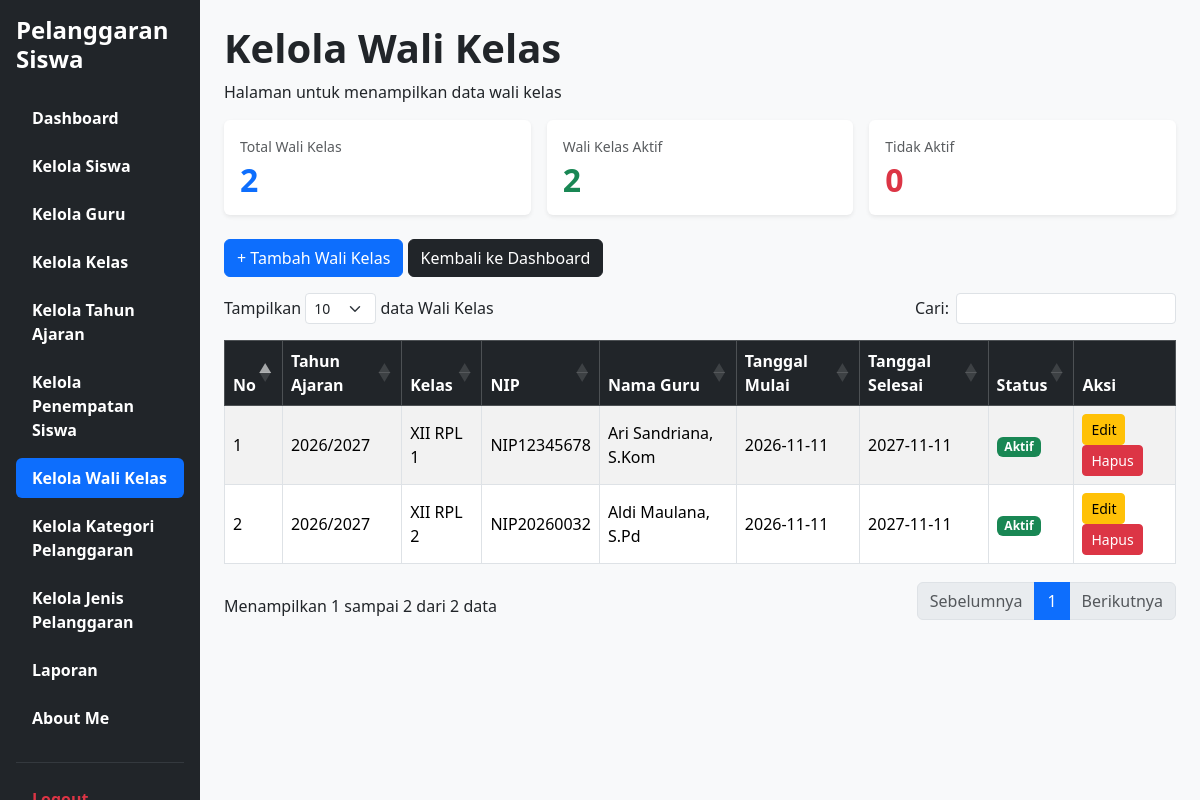
The app's page /Kelola_Wali_Kelas.php (signed in) with its own data.
### tables this page shows
CREATE TABLE `t_wali_kelas` (
  `id` int(11) NOT NULL,
  `tahun_ajaran_id` int(11) DEFAULT NULL,
  `kelas_id` int(11) DEFAULT NULL,
  `guru_id` int(11) DEFAULT NULL,
  `tanggal_mulai` date NOT NULL,
  `tanggal_selesai` date NOT NULL,
  `status_aktif` tinyint(1) NOT NULL,
  `created_at` timestamp NOT NULL DEFAULT current_timestamp() ON UPDATE current_timestamp(),
  `updated_at` timestamp NOT NULL DEFAULT current_timestamp()
);

CREATE TABLE `t_tahun_ajaran` (
  `id` int(11) NOT NULL,
  `nama` varchar(20) DEFAULT NULL,
  `tanggal_mulai` date NOT NULL,
  `tanggal_selesai` date NOT NULL,
  `status_aktif` tinyint(1) NOT NULL,
  `created_at` timestamp NOT NULL DEFAULT current_timestamp(),
  `updated_at` timestamp NOT NULL DEFAULT current_timestamp()
);

CREATE TABLE `t_kelas` (
  `id` int(11) NOT NULL,
  `nama` varchar(100) DEFAULT NULL,
  `tingkat` varchar(20) NOT NULL,
  `jurusan` varchar(100) NOT NULL,
  `tahun_ajaran_id` int(11) DEFAULT NULL,
  `status_aktif` tinyint(1) NOT NULL,
  `created_at` timestamp NOT NULL DEFAULT current_timestamp(),
  `updated_at` timestamp NOT NULL DEFAULT current_timestamp()
);

CREATE TABLE `t_guru` (
  `id` int(11) NOT NULL,
  `nip` varchar(30) NOT NULL,
  `nama` varchar(150) DEFAULT NULL,
  `email` varchar(150) NOT NULL,
  `status_aktif` tinyint(1) NOT NULL,
  `user_id` int(11) NOT NULL,
  `created_at` timestamp NOT NULL DEFAULT current_timestamp(),
  `updated_at` timestamp NOT NULL DEFAULT current_timestamp()
);

### Kelola_Wali_Kelas.php (the view, shortened to what this page needs)
<?php
require_once 'config/koneksi.php';
$countTotal = 0;
$countAktif = 0;
$countTidakAktif = 0;
$resTotal = $koneksi->query("SELECT COUNT(*) as total FROM t_wali_kelas");
if ($resTotal) {
    $countTotal = $resTotal->fetch_assoc()['total'];
}
$resAktif = $koneksi->query("SELECT COUNT(*) as total FROM t_wali_kelas WHERE status_aktif = 1");
if ($resAktif) {
    $countAktif = $resAktif->fetch_assoc()['total'];
}
$resTidakAktif = $koneksi->query("SELECT COUNT(*) as total FROM t_wali_kelas WHERE status_aktif = 0");
if ($resTidakAktif) {
    $countTidakAktif = $resTidakAktif->fetch_assoc()['total'];
}
$data = mysqli_query(
    $koneksi,
    "SELECT
        wk.id,
        ta.nama AS tahun_ajaran,
        k.nama AS nama_kelas,
        g.nip,
        g.nama AS nama_guru,
        wk.tanggal_mulai,
        wk.tanggal_selesai,
        wk.status_aktif
    FROM t_wali_kelas wk
    LEFT JOIN t_tahun_ajaran ta ON wk.tahun_ajaran_id = ta.id
    LEFT JOIN t_kelas k ON wk.kelas_id = k.id
    LEFT JOIN t_guru g ON wk.guru_id = g.id
    ORDER BY wk.id ASC"
);
?>
<!DOCTYPE html>
<html lang="id">
<head>
    <link href="https://cdn.jsdelivr.net/npm/bootstrap@5.3.8/dist/css/bootstrap.min.css" rel="stylesheet">
    <link rel="stylesheet" href="https://cdn.datatables.net/1.13.8/css/dataTables.bootstrap5.min.css">
</head>
<body class="bg-light">
<div class="container-fluid">
    <div class="row">
        <div class="col-md-3 col-lg-2 bg-dark min-vh-100 p-3 sticky-top" style="top: 0; height: 100vh; overflow-y: auto;">
            <h4 class="text-white fw-bold mb-4">
            Pelanggaran Siswa
            </h4>
            <ul class="nav nav-pills flex-column">
                <li class="nav-item mb-2">
                    <a href="dashboard.php" class="nav-link text-white">
                    <span class="fw-bold">Dashboard</span>
                    </a>
                </li>
                <li class="nav-item mb-2">
                    <a href="Kelola_Siswa.php" class="nav-link text-white">
                    <span class="fw-bold">Kelola Siswa</span>
                    </a>
                </li>
                <li class="nav-item mb-2">
                    <a href="Kelola_Guru.php" class="nav-link text-white">
                    <span class="fw-bold">Kelola Guru</span>
                    </a>
                </li>
                <li class="nav-item mb-2">
                    <a href="Kelola_Kelas.php" class="nav-link text-white">
                    <span class="fw-bold">Kelola Kelas</span>
                    </a>
                </li>
                <li class="nav-item mb-2">
                    <a href="Kelola_Tahun_Ajaran.php" class="nav-link text-white">
                    <span class="fw-bold">Kelola Tahun Ajaran</span>
                    </a>
                </li>
                <li class="nav-item mb-2">
                    <a href="Kelola_Penempatan_Siswa.php" class="nav-link text-white">
                    <span class="fw-bold">Kelola Penempatan Siswa</span>
                    </a>
                </li>
                <li class="nav-item mb-2">
                    <a href="Kelola_Wali_Kelas.php" class="nav-link active">
                    <span class="fw-bold">Kelola Wali Kelas</span>
                    </a>
                </li>
                <li class="nav-item mb-2">
                    <a href="Kelola_Kategori_Pelanggaran.php" class="nav-link text-white">
                    <span class="fw-bold">Kelola Kategori Pelanggaran</span>
                    </a>
                </li>
                <li class="nav-item mb-2">
                    <a href="Kelola_Jenis_Pelanggaran.php" class="nav-link text-white">
                    <span class="fw-bold">Kelola Jenis Pelanggaran</span>
                    </a>
                </li>
                <li class="nav-item mb-2">
                    <a href="Laporan.php" class="nav-link text-white">
                    <span class="fw-bold">Laporan</span>
                    </a>
                </li>
                <li class="nav-item mb-2">
                    <a href="about_me.php" class="nav-link text-white">
                    <span class="fw-bold">About Me</span>
                    </a>
                </li>
                <hr class="text-secondary">
                <li class="nav-item">
                    <a href="logout.php" class="nav-link text-danger">
                    <span class="fw-bold">Logout</span>
                    </a>
                </li>
            </ul>
        </div>
        <main class="col-md-9 col-lg-10 p-4">
            <h1><strong>Kelola Wali Kelas</strong></h1>
            <p>Halaman untuk menampilkan data wali kelas</p>
            <div class="row g-3 mb-4">
                <div class="col-md-4">
                    <div class="card shadow-sm border-0 p-3 h-100">
                        <span class="text-muted small mb-1">Total Wali Kelas</span>
                        <h2 class="fw-bold mb-0 text-primary"><?= $countTotal ?></h2>
                    </div>
                </div>
                <div class="col-md-4">
                    <div class="card shadow-sm border-0 p-3 h-100">
                        <span class="text-muted small mb-1">Wali Kelas Aktif</span>
                        <h2 class="fw-bold mb-0 text-success"><?= $countAktif ?></h2>
                    </div>
                </div>
                <div class="col-md-4">
                    <div class="card shadow-sm border-0 p-3 h-100">
                        <span class="text-muted small mb-1">Tidak Aktif</span>
                        <h2 class="fw-bold mb-0 text-danger"><?= $countTidakAktif ?></h2>
                    </div>
                </div>
            </div>
            <div class="mb-3">
                <a href="tambah_wali_kelas.php" class="btn btn-primary">
                   + Tambah Wali Kelas
                </a>
                <a href="dashboard.php" class="btn btn-dark">
                     Kembali ke Dashboard
                </a>
            </div>
            <div class="table-responsive">
                <table id="tabelWaliKelas" class="table table-striped table-bordered align-middle">
                    <thead class="table-dark">
                        <tr>
                            <th>No</th>
                            <th>Tahun Ajaran</th>
                            <th>Kelas</th>
                            <th>NIP</th>
                            <th>Nama Guru</th>
                            <th>Tanggal Mulai</th>
                            <th>Tanggal Selesai</th>
                            <th>Status</th>
                            <th>Aksi</th>
                        </tr>
                    </thead>
                    <tbody>
                        <?php if (mysqli_num_rows($data) > 0): ?>
                            <?php $no = 1; ?>
                            <?php while ($d = mysqli_fetch_assoc($data)): ?>
                                <tr>
                                    <td><?= $no++ ?></td>
                                    <td><?= htmlspecialchars($d['tahun_ajaran'] ?? '-') ?></td>
                                    <td><?= htmlspecialchars($d['nama_kelas'] ?? '-') ?></td>
                                    <td><?= htmlspecialchars($d['nip'] ?? '-') ?></td>
                                    <td><?= htmlspecialchars($d['nama_guru'] ?? '-') ?></td>
                                    <td><?= htmlspecialchars($d['tanggal_mulai'] ?? '-') ?></td>
                                    <td><?= htmlspecialchars($d['tanggal_selesai'] ?? '-') ?></td>
                                    <td>
                                        <?php if ((int)$d['status_aktif'] === 1): ?>
                                            <span class="badge bg-success">Aktif</span>
                                        <?php else: ?>
                                            <span class="badge bg-secondary">Tidak Aktif</span>
                                        <?php endif; ?>
                                    </td>
                                    <td>
                                        <a href="edit_wali_kelas.php?id=<?= (int)$d['id'] ?>" class="btn btn-warning btn-sm">
                                            Edit
                                        </a>
                                        <form action="hapus_wali_kelas.php" method="POST" class="d-inline" onsubmit="return confirm('Yakin ingin menghapus data wali kelas ini?')">
                                            <button type="submit" class="btn btn-danger btn-sm">
                                                Hapus
                                            </button>
                                        </form>
                                    </td>
                                </tr>
                            <?php endwhile; ?>
                        <?php endif; ?>
                    </tbody>
                </table>
            </div>
        </main>
    </div>
</div>
</body>
</html>

### records on screen
t_wali_kelas: tahun_ajaran.nama "2026/2027", kelas.nama "XII RPL 1", guru.nip "NIP12345678", guru.nama "Ari Sandriana, S.Kom", tanggal_mulai "2026-11-11", tanggal_selesai "2027-11-11", status_aktif "Aktif"
t_wali_kelas: tahun_ajaran.nama "2026/2027", kelas.nama "XII RPL 2", guru.nip "NIP20260032", guru.nama "Aldi Maulana, S.Pd", tanggal_mulai "2026-11-11", tanggal_selesai "2027-11-11", status_aktif "Aktif"

### other values on screen
$countTotal "2"
$countAktif "2"
$countTidakAktif "0"
